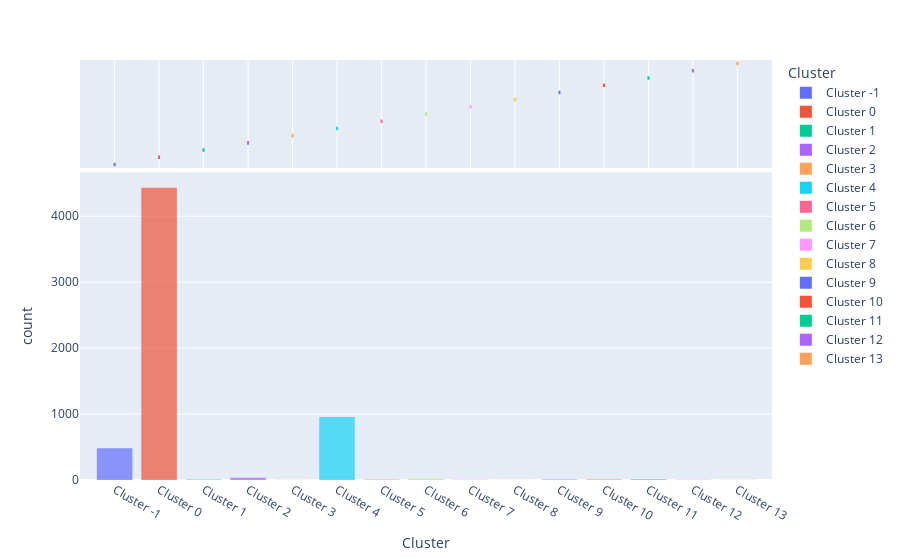

This figure's notebook cell:
### Code cell
plot_model(dbscan, plot = 'distribution')

### Figure 1 — Plotly figure (JSON) as saved in the notebook; plotly's stock layout.template omitted (floating-point values rounded to 4 significant figures; data arrays with more than 128 entries replaced by an {"elided": "..."} marker saying what was removed)
{"data": [{"alignmentgroup": "True", "bingroup": "x", "hovertemplate": "Cluster=%{x}<br>count=%{y}<extra></extra>", "legendgroup": "Cluster -1", "marker": {"color": "#636efa", "opacity": 0.7}, "name": "Cluster -1", "offsetgroup": "Cluster -1", "orientation": "v", "showlegend": true, "type": "histogram", "x": {"elided": "480 str values"}, "xaxis": "x", "yaxis": "y"}, {"alignmentgroup": "True", "customdata": {"elided": "480x7 mixed values"}, "hovertemplate": "Cluster=%{customdata[6]}<br>Average Earnings=%{customdata[0]}<br>Min_Starting_Rate=%{customdata[1]}<br>Max_Starting_Rate=%{customdata[2]}<br>Min_Hourly_Rate=%{customdata[3]}<br>Max_Hourly_Rate=%{customdata[4]}<br>Weighted_Rating=%{customdata[5]}<extra></extra>", "legendgroup": "Cluster -1", "marker": {"color": "#636efa"}, "name": "Cluster -1", "notched": true, "offsetgroup": "Cluster -1", "showlegend": false, "type": "box", "x": {"elided": "480 str values"}, "xaxis": "x2", "yaxis": "y2"}, {"alignmentgroup": "True", "bingroup": "x", "hovertemplate": "Cluster=%{x}<br>count=%{y}<extra></extra>", "legendgroup": "Cluster 0", "marker": {"color": "#EF553B", "opacity": 0.7}, "name": "Cluster 0", "offsetgroup": "Cluster 0", "orientation": "v", "showlegend": true, "type": "histogram", "x": {"elided": "4433 str values"}, "xaxis": "x", "yaxis": "y"}, {"alignmentgroup": "True", "customdata": {"elided": "4433x7 mixed values"}, "hovertemplate": "Cluster=%{customdata[6]}<br>Average Earnings=%{customdata[0]}<br>Min_Starting_Rate=%{customdata[1]}<br>Max_Starting_Rate=%{customdata[2]}<br>Min_Hourly_Rate=%{customdata[3]}<br>Max_Hourly_Rate=%{customdata[4]}<br>Weighted_Rating=%{customdata[5]}<extra></extra>", "legendgroup": "Cluster 0", "marker": {"color": "#EF553B"}, "name": "Cluster 0", "notched": true, "offsetgroup": "Cluster 0", "showlegend": false, "type": "box", "x": {"elided": "4433 str values"}, "xaxis": "x2", "yaxis": "y2"}, {"alignmentgroup": "True", "bingroup": "x", "hovertemplate": "Cluster=%{x}<br>count=%{y}<extra></extra>", "legendgroup": "Cluster 1", "marker": {"color": "#00cc96", "opacity": 0.7}, "name": "Cluster 1", "offsetgroup": "Cluster 1", "orientation": "v", "showlegend": true, "type": "histogram", "x": ["Cluster 1", "Cluster 1", "Cluster 1", "Cluster 1", "Cluster 1", "Cluster 1", "Cluster 1"], "xaxis": "x", "yaxis": "y"}, {"alignmentgroup": "True", "customdata": [[1100, 0, 5, 60, 80, 5, "Cluster 1"], [1000, 0, 1, 70, 75, 5, "Cluster 1"], [1226.0, 25, 25, 65, 65, 5, "Cluster 1"], [1141.0, 0, 1, 65, 65, 5, "Cluster 1"], [1269.0, 2, 500, 60, 60, 5, "Cluster 1"], [1170, 0, 1, 60, 60, 5, "Cluster 1"], [1042.0, 25, 25, 60, 60, 5, "Cluster 1"]], "hovertemplate": "Cluster=%{customdata[6]}<br>Average Earnings=%{customdata[0]}<br>Min_Starting_Rate=%{customdata[1]}<br>Max_Starting_Rate=%{customdata[2]}<br>Min_Hourly_Rate=%{customdata[3]}<br>Max_Hourly_Rate=%{customdata[4]}<br>Weighted_Rating=%{customdata[5]}<extra></extra>", "legendgroup": "Cluster 1", "marker": {"color": "#00cc96"}, "name": "Cluster 1", "notched": true, "offsetgroup": "Cluster 1", "showlegend": false, "type": "box", "x": ["Cluster 1", "Cluster 1", "Cluster 1", "Cluster 1", "Cluster 1", "Cluster 1", "Cluster 1"], "xaxis": "x2", "yaxis": "y2"}, {"alignmentgroup": "True", "bingroup": "x", "hovertemplate": "Cluster=%{x}<br>count=%{y}<extra></extra>", "legendgroup": "Cluster 2", "marker": {"color": "#ab63fa", "opacity": 0.7}, "name": "Cluster 2", "offsetgroup": "Cluster 2", "orientation": "v", "showlegend": true, "type": "histogram", "x": ["Cluster 2", "Cluster 2", "Cluster 2", "Cluster 2", "Cluster 2", "Cluster 2", "Cluster 2", "Cluster 2", "Cluster 2", "Cluster 2", "Cluster 2", "Cluster 2", "Cluster 2", "Cluster 2", "Cluster 2", "Cluster 2", "Cluster 2", "Cluster 2", "Cluster 2", "Cluster 2", "Cluster 2", "Cluster 2", "Cluster 2", "Cluster 2", "Cluster 2", "Cluster 2", "Cluster 2", "Cluster 2", "Cluster 2", "Cluster 2", "Cluster 2", "Cluster 2", "Cluster 2", "Cluster 2", "Cluster 2"], "xaxis": "x", "yaxis": "y"}, {"alignmentgroup": "True", "customdata": {"elided": "35x7 mixed values"}, "hovertemplate": "Cluster=%{customdata[6]}<br>Average Earnings=%{customdata[0]}<br>Min_Starting_Rate=%{customdata[1]}<br>Max_Starting_Rate=%{customdata[2]}<br>Min_Hourly_Rate=%{customdata[3]}<br>Max_Hourly_Rate=%{customdata[4]}<br>Weighted_Rating=%{customdata[5]}<extra></extra>", "legendgroup": "Cluster 2", "marker": {"color": "#ab63fa"}, "name": "Cluster 2", "notched": true, "offsetgroup": "Cluster 2", "showlegend": false, "type": "box", "x": ["Cluster 2", "Cluster 2", "Cluster 2", "Cluster 2", "Cluster 2", "Cluster 2", "Cluster 2", "Cluster 2", "Cluster 2", "Cluster 2", "Cluster 2", "Cluster 2", "Cluster 2", "Cluster 2", "Cluster 2", "Cluster 2", "Cluster 2", "Cluster 2", "Cluster 2", "Cluster 2", "Cluster 2", "Cluster 2", "Cluster 2", "Cluster 2", "Cluster 2", "Cluster 2", "Cluster 2", "Cluster 2", "Cluster 2", "Cluster 2", "Cluster 2", "Cluster 2", "Cluster 2", "Cluster 2", "Cluster 2"], "xaxis": "x2", "yaxis": "y2"}, {"alignmentgroup": "True", "bingroup": "x", "hovertemplate": "Cluster=%{x}<br>count=%{y}<extra></extra>", "legendgroup": "Cluster 3", "marker": {"color": "#FFA15A", "opacity": 0.7}, "name": "Cluster 3", "offsetgroup": "Cluster 3", "orientation": "v", "showlegend": true, "type": "histogram", "x": ["Cluster 3", "Cluster 3", "Cluster 3", "Cluster 3", "Cluster 3"], "xaxis": "x", "yaxis": "y"}, {"alignmentgroup": "True", "customdata": [[545.5, 0, 5000, 10, 18, 5, "Cluster 3"], [660, 0, 5000, 10, 20, 5, "Cluster 3"], [627.8, 0, 5000, 5, 12, 5, "Cluster 3"], [597.7, 0, 5000, 18, 18, 5, "Cluster 3"], [551.7, 0, 5000, 10, 20, 5, "Cluster 3"]], "hovertemplate": "Cluster=%{customdata[6]}<br>Average Earnings=%{customdata[0]}<br>Min_Starting_Rate=%{customdata[1]}<br>Max_Starting_Rate=%{customdata[2]}<br>Min_Hourly_Rate=%{customdata[3]}<br>Max_Hourly_Rate=%{customdata[4]}<br>Weighted_Rating=%{customdata[5]}<extra></extra>", "legendgroup": "Cluster 3", "marker": {"color": "#FFA15A"}, "name": "Cluster 3", "notched": true, "offsetgroup": "Cluster 3", "showlegend": false, "type": "box", "x": ["Cluster 3", "Cluster 3", "Cluster 3", "Cluster 3", "Cluster 3"], "xaxis": "x2", "yaxis": "y2"}, {"alignmentgroup": "True", "bingroup": "x", "hovertemplate": "Cluster=%{x}<br>count=%{y}<extra></extra>", "legendgroup": "Cluster 4", "marker": {"color": "#19d3f3", "opacity": 0.7}, "name": "Cluster 4", "offsetgroup": "Cluster 4", "orientation": "v", "showlegend": true, "type": "histogram", "x": {"elided": "955 str values"}, "xaxis": "x", "yaxis": "y"}, {"alignmentgroup": "True", "customdata": {"elided": "955x7 mixed values"}, "hovertemplate": "Cluster=%{customdata[6]}<br>Average Earnings=%{customdata[0]}<br>Min_Starting_Rate=%{customdata[1]}<br>Max_Starting_Rate=%{customdata[2]}<br>Min_Hourly_Rate=%{customdata[3]}<br>Max_Hourly_Rate=%{customdata[4]}<br>Weighted_Rating=%{customdata[5]}<extra></extra>", "legendgroup": "Cluster 4", "marker": {"color": "#19d3f3"}, "name": "Cluster 4", "notched": true, "offsetgroup": "Cluster 4", "showlegend": false, "type": "box", "x": {"elided": "955 str values"}, "xaxis": "x2", "yaxis": "y2"}, {"alignmentgroup": "True", "bingroup": "x", "hovertemplate": "Cluster=%{x}<br>count=%{y}<extra></extra>", "legendgroup": "Cluster 5", "marker": {"color": "#FF6692", "opacity": 0.7}, "name": "Cluster 5", "offsetgroup": "Cluster 5", "orientation": "v", "showlegend": true, "type": "histogram", "x": ["Cluster 5", "Cluster 5", "Cluster 5", "Cluster 5", "Cluster 5", "Cluster 5"], "xaxis": "x", "yaxis": "y"}, {"alignmentgroup": "True", "customdata": [[250, 500, 500, 60, 60, 5, "Cluster 5"], [250, 500, 500, 50, 50, 5, "Cluster 5"], [387.5, 500, 500, 50, 50, 5, "Cluster 5"], [328.1, 500, 500, 50, 50, 5, "Cluster 5"], [316.2, 500, 650, 55, 55, 5, "Cluster 5"], [240, 500, 500, 60, 60, 5, "Cluster 5"]], "hovertemplate": "Cluster=%{customdata[6]}<br>Average Earnings=%{customdata[0]}<br>Min_Starting_Rate=%{customdata[1]}<br>Max_Starting_Rate=%{customdata[2]}<br>Min_Hourly_Rate=%{customdata[3]}<br>Max_Hourly_Rate=%{customdata[4]}<br>Weighted_Rating=%{customdata[5]}<extra></extra>", "legendgroup": "Cluster 5", "marker": {"color": "#FF6692"}, "name": "Cluster 5", "notched": true, "offsetgroup": "Cluster 5", "showlegend": false, "type": "box", "x": ["Cluster 5", "Cluster 5", "Cluster 5", "Cluster 5", "Cluster 5", "Cluster 5"], "xaxis": "x2", "yaxis": "y2"}, {"alignmentgroup": "True", "bingroup": "x", "hovertemplate": "Cluster=%{x}<br>count=%{y}<extra></extra>", "legendgroup": "Cluster 6", "marker": {"color": "#B6E880", "opacity": 0.7}, "name": "Cluster 6", "offsetgroup": "Cluster 6", "orientation": "v", "showlegend": true, "type": "histogram", "x": ["Cluster 6", "Cluster 6", "Cluster 6", "Cluster 6", "Cluster 6", "Cluster 6", "Cluster 6", "Cluster 6", "Cluster 6", "Cluster 6", "Cluster 6", "Cluster 6", "Cluster 6", "Cluster 6", "Cluster 6", "Cluster 6", "Cluster 6", "Cluster 6", "Cluster 6"], "xaxis": "x", "yaxis": "y"}, {"alignmentgroup": "True", "customdata": {"elided": "19x7 mixed values"}, "hovertemplate": "Cluster=%{customdata[6]}<br>Average Earnings=%{customdata[0]}<br>Min_Starting_Rate=%{customdata[1]}<br>Max_Starting_Rate=%{customdata[2]}<br>Min_Hourly_Rate=%{customdata[3]}<br>Max_Hourly_Rate=%{customdata[4]}<br>Weighted_Rating=%{customdata[5]}<extra></extra>", "legendgroup": "Cluster 6", "marker": {"color": "#B6E880"}, "name": "Cluster 6", "notched": true, "offsetgroup": "Cluster 6", "showlegend": false, "type": "box", "x": ["Cluster 6", "Cluster 6", "Cluster 6", "Cluster 6", "Cluster 6", "Cluster 6", "Cluster 6", "Cluster 6", "Cluster 6", "Cluster 6", "Cluster 6", "Cluster 6", "Cluster 6", "Cluster 6", "Cluster 6", "Cluster 6", "Cluster 6", "Cluster 6", "Cluster 6"], "xaxis": "x2", "yaxis": "y2"}, {"alignmentgroup": "True", "bingroup": "x", "hovertemplate": "Cluster=%{x}<br>count=%{y}<extra></extra>", "legendgroup": "Cluster 7", "marker": {"color": "#FF97FF", "opacity": 0.7}, "name": "Cluster 7", "offsetgroup": "Cluster 7", "orientation": "v", "showlegend": true, "type": "histogram", "x": ["Cluster 7", "Cluster 7", "Cluster 7", "Cluster 7", "Cluster 7", "Cluster 7", "Cluster 7", "Cluster 7", "Cluster 7"], "xaxis": "x", "yaxis": "y"}, {"alignmentgroup": "True", "customdata": [[0, 250, 250, 25, 25, 0, "Cluster 7"], [0, 250, 250, 35, 35, 0, "Cluster 7"], [242.9, 250, 250, 30, 30, 0, "Cluster 7"], [121.2, 250, 250, 30, 35, 0, "Cluster 7"], [139.0, 250, 400, 30, 30, 0, "Cluster 7"], [225, 250, 250, 25, 25, 0, "Cluster 7"], [119, 250, 250, 30, 30, 0, "Cluster 7"], [0, 250, 250, 40, 40, 0, "Cluster 7"], [0, 250, 250, 25, 25, 0, "Cluster 7"]], "hovertemplate": "Cluster=%{customdata[6]}<br>Average Earnings=%{customdata[0]}<br>Min_Starting_Rate=%{customdata[1]}<br>Max_Starting_Rate=%{customdata[2]}<br>Min_Hourly_Rate=%{customdata[3]}<br>Max_Hourly_Rate=%{customdata[4]}<br>Weighted_Rating=%{customdata[5]}<extra></extra>", "legendgroup": "Cluster 7", "marker": {"color": "#FF97FF"}, "name": "Cluster 7", "notched": true, "offsetgroup": "Cluster 7", "showlegend": false, "type": "box", "x": ["Cluster 7", "Cluster 7", "Cluster 7", "Cluster 7", "Cluster 7", "Cluster 7", "Cluster 7", "Cluster 7", "Cluster 7"], "xaxis": "x2", "yaxis": "y2"}, {"alignmentgroup": "True", "bingroup": "x", "hovertemplate": "Cluster=%{x}<br>count=%{y}<extra></extra>", "legendgroup": "Cluster 8", "marker": {"color": "#FECB52", "opacity": 0.7}, "name": "Cluster 8", "offsetgroup": "Cluster 8", "orientation": "v", "showlegend": true, "type": "histogram", "x": ["Cluster 8", "Cluster 8", "Cluster 8", "Cluster 8"], "xaxis": "x", "yaxis": "y"}, {"alignmentgroup": "True", "customdata": [[600, 250, 250, 19, 19, 5, "Cluster 8"], [565.8, 250, 750, 24, 26, 5, "Cluster 8"], [571.4, 250, 550, 12, 15, 5, "Cluster 8"], [625, 250, 250, 25, 25, 5, "Cluster 8"]], "hovertemplate": "Cluster=%{customdata[6]}<br>Average Earnings=%{customdata[0]}<br>Min_Starting_Rate=%{customdata[1]}<br>Max_Starting_Rate=%{customdata[2]}<br>Min_Hourly_Rate=%{customdata[3]}<br>Max_Hourly_Rate=%{customdata[4]}<br>Weighted_Rating=%{customdata[5]}<extra></extra>", "legendgroup": "Cluster 8", "marker": {"color": "#FECB52"}, "name": "Cluster 8", "notched": true, "offsetgroup": "Cluster 8", "showlegend": false, "type": "box", "x": ["Cluster 8", "Cluster 8", "Cluster 8", "Cluster 8"], "xaxis": "x2", "yaxis": "y2"}, {"alignmentgroup": "True", "bingroup": "x", "hovertemplate": "Cluster=%{x}<br>count=%{y}<extra></extra>", "legendgroup": "Cluster 9", "marker": {"color": "#636efa", "opacity": 0.7}, "name": "Cluster 9", "offsetgroup": "Cluster 9", "orientation": "v", "showlegend": true, "type": "histogram", "x": ["Cluster 9", "Cluster 9", "Cluster 9", "Cluster 9", "Cluster 9", "Cluster 9", "Cluster 9"], "xaxis": "x", "yaxis": "y"}, {"alignmentgroup": "True", "customdata": [[65.43, 60, 60, 100, 100, 5, "Cluster 9"], [204.1, 50, 50, 100, 100, 5, "Cluster 9"], [244, 100, 100, 100, 100, 5, "Cluster 9"], [125, 85, 85, 100, 100, 5, "Cluster 9"], [154.3, 100, 100, 100, 100, 5, "Cluster 9"], [102.7, 100, 100, 100, 100, 5, "Cluster 9"], [120, 75, 75, 100, 100, 5, "Cluster 9"]], "hovertemplate": "Cluster=%{customdata[6]}<br>Average Earnings=%{customdata[0]}<br>Min_Starting_Rate=%{customdata[1]}<br>Max_Starting_Rate=%{customdata[2]}<br>Min_Hourly_Rate=%{customdata[3]}<br>Max_Hourly_Rate=%{customdata[4]}<br>Weighted_Rating=%{customdata[5]}<extra></extra>", "legendgroup": "Cluster 9", "marker": {"color": "#636efa"}, "name": "Cluster 9", "notched": true, "offsetgroup": "Cluster 9", "showlegend": false, "type": "box", "x": ["Cluster 9", "Cluster 9", "Cluster 9", "Cluster 9", "Cluster 9", "Cluster 9", "Cluster 9"], "xaxis": "x2", "yaxis": "y2"}, {"alignmentgroup": "True", "bingroup": "x", "hovertemplate": "Cluster=%{x}<br>count=%{y}<extra></extra>", "legendgroup": "Cluster 10", "marker": {"color": "#EF553B", "opacity": 0.7}, "name": "Cluster 10", "offsetgroup": "Cluster 10", "orientation": "v", "showlegend": true, "type": "histogram", "x": ["Cluster 10", "Cluster 10", "Cluster 10", "Cluster 10", "Cluster 10", "Cluster 10", "Cluster 10", "Cluster 10"], "xaxis": "x", "yaxis": "y"}, {"alignmentgroup": "True", "customdata": [[131, 25, 25, 100, 100, 0.05, "Cluster 10"], [0, 25, 25, 100, 100, 0, "Cluster 10"], [0, 1, 500, 100, 100, 0, "Cluster 10"], [101.1, 25, 25, 95, 105, 0, "Cluster 10"], [0, 25, 25, 100, 100, 0, "Cluster 10"], [0, 0, 25, 100, 100, 0, "Cluster 10"], [0, 25, 25, 100, 110, 0, "Cluster 10"], [0, 0, 5, 100, 100, 0, "Cluster 10"]], "hovertemplate": "Cluster=%{customdata[6]}<br>Average Earnings=%{customdata[0]}<br>Min_Starting_Rate=%{customdata[1]}<br>Max_Starting_Rate=%{customdata[2]}<br>Min_Hourly_Rate=%{customdata[3]}<br>Max_Hourly_Rate=%{customdata[4]}<br>Weighted_Rating=%{customdata[5]}<extra></extra>", "legendgroup": "Cluster 10", "marker": {"color": "#EF553B"}, "name": "Cluster 10", "notched": true, "offsetgroup": "Cluster 10", "showlegend": false, "type": "box", "x": ["Cluster 10", "Cluster 10", "Cluster 10", "Cluster 10", "Cluster 10", "Cluster 10", "Cluster 10", "Cluster 10"], "xaxis": "x2", "yaxis": "y2"}, {"alignmentgroup": "True", "bingroup": "x", "hovertemplate": "Cluster=%{x}<br>count=%{y}<extra></extra>", "legendgroup": "Cluster 11", "marker": {"color": "#00cc96", "opacity": 0.7}, "name": "Cluster 11", "offsetgroup": "Cluster 11", "orientation": "v", "showlegend": true, "type": "histogram", "x": ["Cluster 11", "Cluster 11", "Cluster 11", "Cluster 11", "Cluster 11", "Cluster 11", "Cluster 11", "Cluster 11", "Cluster 11", "Cluster 11"], "xaxis": "x", "yaxis": "y"}, {"alignmentgroup": "True", "customdata": [[120, 200, 600, 17, 20, 0, "Cluster 11"], [103.7, 200, 200, 25, 30, 0, "Cluster 11"], [0, 200, 500, 10, 12, 0, "Cluster 11"], [0, 200, 200, 9, 9, 0, "Cluster 11"], [100, 200, 300, 8, 10, 0, "Cluster 11"], [114.6, 200, 200, 12, 12, 0, "Cluster 11"], [0, 200, 200, 20, 20, 0, "Cluster 11"], [0, 200, 200, 15, 15, 0, "Cluster 11"], [0, 200, 200, 15, 15, 0, "Cluster 11"], [0, 200, 200, 20, 25, 0, "Cluster 11"]], "hovertemplate": "Cluster=%{customdata[6]}<br>Average Earnings=%{customdata[0]}<br>Min_Starting_Rate=%{customdata[1]}<br>Max_Starting_Rate=%{customdata[2]}<br>Min_Hourly_Rate=%{customdata[3]}<br>Max_Hourly_Rate=%{customdata[4]}<br>Weighted_Rating=%{customdata[5]}<extra></extra>", "legendgroup": "Cluster 11", "marker": {"color": "#00cc96"}, "name": "Cluster 11", "notched": true, "offsetgroup": "Cluster 11", "showlegend": false, "type": "box", "x": ["Cluster 11", "Cluster 11", "Cluster 11", "Cluster 11", "Cluster 11", "Cluster 11", "Cluster 11", "Cluster 11", "Cluster 11", "Cluster 11"], "xaxis": "x2", "yaxis": "y2"}, {"alignmentgroup": "True", "bingroup": "x", "hovertemplate": "Cluster=%{x}<br>count=%{y}<extra></extra>", "legendgroup": "Cluster 12", "marker": {"color": "#ab63fa", "opacity": 0.7}, "name": "Cluster 12", "offsetgroup": "Cluster 12", "orientation": "v", "showlegend": true, "type": "histogram", "x": ["Cluster 12", "Cluster 12", "Cluster 12", "Cluster 12", "Cluster 12"], "xaxis": "x", "yaxis": "y"}, {"alignmentgroup": "True", "customdata": [[0, 249, 249, 8, 8, 0, "Cluster 12"], [25, 250, 250, 10, 10, 0, "Cluster 12"], [0, 250, 270, 5, 35, 0, "Cluster 12"], [0, 250, 250, 10, 10, 0, "Cluster 12"], [106.7, 250, 500, 17, 17, 0, "Cluster 12"]], "hovertemplate": "Cluster=%{customdata[6]}<br>Average Earnings=%{customdata[0]}<br>Min_Starting_Rate=%{customdata[1]}<br>Max_Starting_Rate=%{customdata[2]}<br>Min_Hourly_Rate=%{customdata[3]}<br>Max_Hourly_Rate=%{customdata[4]}<br>Weighted_Rating=%{customdata[5]}<extra></extra>", "legendgroup": "Cluster 12", "marker": {"color": "#ab63fa"}, "name": "Cluster 12", "notched": true, "offsetgroup": "Cluster 12", "showlegend": false, "type": "box", "x": ["Cluster 12", "Cluster 12", "Cluster 12", "Cluster 12", "Cluster 12"], "xaxis": "x2", "yaxis": "y2"}, {"alignmentgroup": "True", "bingroup": "x", "hovertemplate": "Cluster=%{x}<br>count=%{y}<extra></extra>", "legendgroup": "Cluster 13", "marker": {"color": "#FFA15A", "opacity": 0.7}, "name": "Cluster 13", "offsetgroup": "Cluster 13", "orientation": "v", "showlegend": true, "type": "histogram", "x": ["Cluster 13", "Cluster 13", "Cluster 13", "Cluster 13"], "xaxis": "x", "yaxis": "y"}, {"alignmentgroup": "True", "customdata": [[88.76, 150, 150, 35, 35, 0, "Cluster 13"], [159.2, 150, 150, 30, 30, 0, "Cluster 13"], [100, 145, 145, 25, 25, 0, "Cluster 13"], [0, 150, 150, 30, 30, 0, "Cluster 13"]], "hovertemplate": "Cluster=%{customdata[6]}<br>Average Earnings=%{customdata[0]}<br>Min_Starting_Rate=%{customdata[1]}<br>Max_Starting_Rate=%{customdata[2]}<br>Min_Hourly_Rate=%{customdata[3]}<br>Max_Hourly_Rate=%{customdata[4]}<br>Weighted_Rating=%{customdata[5]}<extra></extra>", "legendgroup": "Cluster 13", "marker": {"color": "#FFA15A"}, "name": "Cluster 13", "notched": true, "offsetgroup": "Cluster 13", "showlegend": false, "type": "box", "x": ["Cluster 13", "Cluster 13", "Cluster 13", "Cluster 13"], "xaxis": "x2", "yaxis": "y2"}], "layout": {"barmode": "relative", "legend": {"title": {"text": "Cluster"}, "tracegroupgap": 0}, "margin": {"t": 60}, "xaxis": {"anchor": "y", "categoryarray": ["Cluster -1", "Cluster 0", "Cluster 1", "Cluster 2", "Cluster 3", "Cluster 4", "Cluster 5", "Cluster 6", "Cluster 7", "Cluster 8", "Cluster 9", "Cluster 10", "Cluster 11", "Cluster 12", "Cluster 13"], "categoryorder": "array", "domain": [0, 1], "title": {"text": "Cluster"}}, "xaxis2": {"anchor": "y2", "domain": [0, 1], "matches": "x", "showgrid": true, "showticklabels": false}, "yaxis": {"anchor": "x", "domain": [0, 0.7326], "title": {"text": "count"}}, "yaxis2": {"anchor": "x2", "domain": [0.7426, 1], "matches": "y2", "showgrid": false, "showline": false, "showticklabels": false, "ticks": ""}}}
